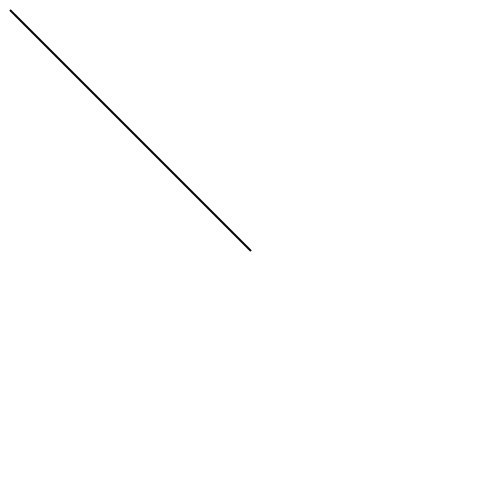
Frame 1 (no input)
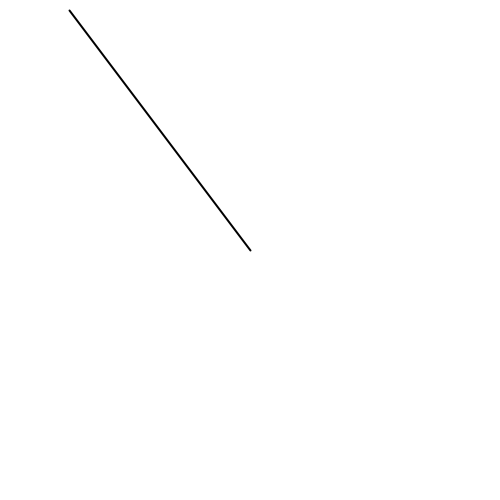
Frame 60 (the mouse pressed at the canvas centre just before this capture)
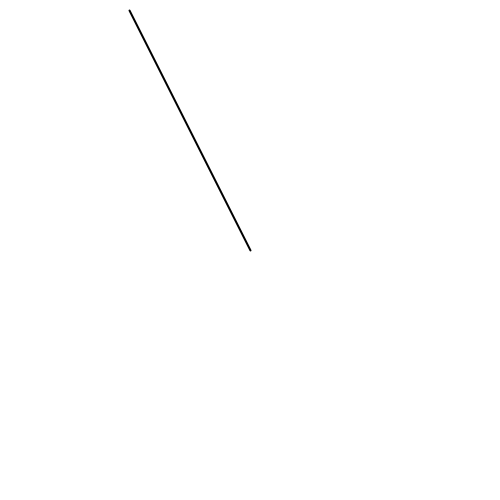
Frame 120 (the mouse held since frame 60 and released just before this capture)

The Processing sketch that drew these frames (run headless with seeded random() and noise(); from frame 60 on, the mouse is pressed at the canvas centre):

// Processing sketch: wk02_ex07_nestedIfStmts_ifElse
// ── wk02_ex07_nestedIfStmts_ifElse.pde
//wk02_ex07_nestedIfStatements_ifElse
// We are using nested IF statements to maintain
// a basic state-system.

//initialize variables
float posX = 10;
float posY = 10;

float move = 1;

int state = 0;

void setup() {
  size(500, 500);
}

void draw() {

  // Visual style
  background(255);
  color(0);
  strokeWeight(2);

  // Draw a line relative to the sketch dimension
  line(width/2, height/2, posX, posY);

  /* series of conditionals check the which number is assigned to the state var
   it will run the snippet of code inside the braces of that state until
   the posX or posY var exceeds the requirements of the second nested
   if statement at which point it changes the value of the state var */

  //.state is initially set to 0 so this code will run first
  if (state == 0) {
    
    //increase the PosX by 1
    posX = posX + 1;
    
    //check the val of posX
    //if it exceeds the width of the screen-10
    //set the val of posX to width-10 and change the val of state to 1
    
    if (posX >= width-10) { 
      posX = width-10;
      state = 1;
    }
    //if the val of state is 1 this code block will run
  } else if (state == 1) {
    posY = posY+1;
    if (posY >= height-10) {
      posY = height-10;
      state = 2;
    }
    //if the val of state is 2 this code block will run
  } else if (state == 2) {
    posX = posX-1;
    if (posX <= 10) {
      posX = 10;
      state = 3;
    }
    //if the val of state is 3 this code block will run
  } else if (state == 3) {
    posY = posY-1;
    if (posY <= 10) {
      posY = 10;
      state = 0;
    }
  }
}
